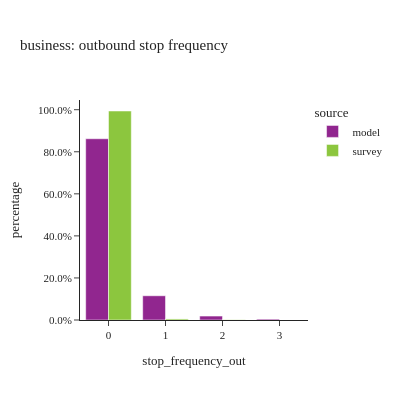
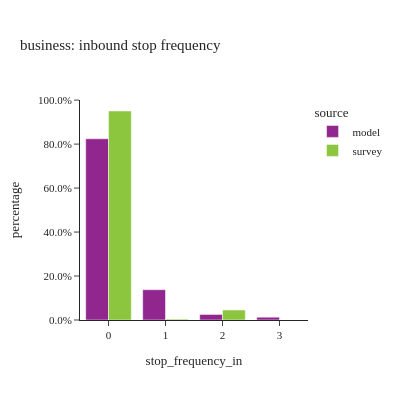
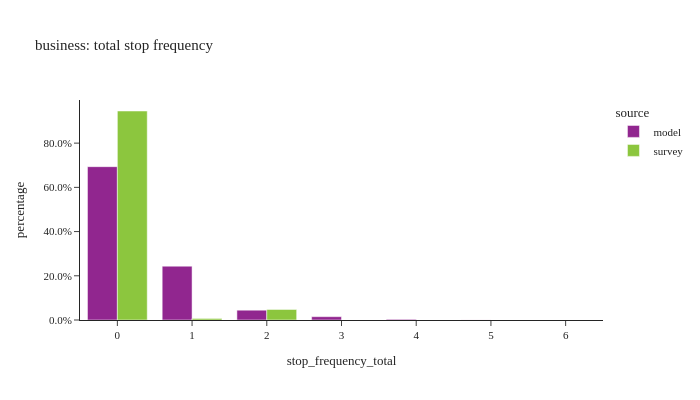

The cell these charts' notebook holds for them, in order:
### Code cell
#| layout: [[1,1], [1]]
stopfreq_by_tourtype(tour_data, "business")

### Figure 1 — Plotly figure (JSON) as saved in the notebook; plotly's stock layout.template omitted (floating-point values rounded to 4 significant figures)
{"data": [{"alignmentgroup": "True", "customdata": [[43107], [5761], [939], [208]], "hovertemplate": "source=model<br>stop_frequency_out=%{x}<br>percentage=%{y}<br>sample_size=%{customdata[0]}<extra></extra>", "legendgroup": "model", "marker": {"color": "#91268F", "pattern": {"shape": ""}}, "name": "model", "offsetgroup": "model", "orientation": "v", "showlegend": true, "textposition": "auto", "type": "bar", "x": ["0", "1", "2", "3"], "xaxis": "x", "y": [0.8619, 0.1152, 0.01877, 0.004159], "yaxis": "y"}, {"alignmentgroup": "True", "customdata": [[56], [5], [1], [1]], "hovertemplate": "source=survey<br>stop_frequency_out=%{x}<br>percentage=%{y}<br>sample_size=%{customdata[0]}<extra></extra>", "legendgroup": "survey", "marker": {"color": "#8CC63E", "pattern": {"shape": ""}}, "name": "survey", "offsetgroup": "survey", "orientation": "v", "showlegend": true, "textposition": "auto", "type": "bar", "x": ["0", "1", "2", "3"], "xaxis": "x", "y": [0.9939, 0.005057, 0.001076, 0.0], "yaxis": "y"}], "layout": {"barmode": "group", "height": 400, "legend": {"title": {"text": "source"}, "tracegroupgap": 0}, "title": {"text": "business: outbound stop frequency"}, "width": 400, "xaxis": {"anchor": "y", "domain": [0, 1], "title": {"text": "stop_frequency_out"}}, "yaxis": {"anchor": "x", "domain": [0, 1], "tickformat": ".1%", "title": {"text": "percentage"}}}}

### Figure 2 — Plotly figure (JSON) as saved in the notebook; plotly's stock layout.template omitted (floating-point values rounded to 4 significant figures)
{"data": [{"alignmentgroup": "True", "customdata": [[41221], [6893], [1262], [639]], "hovertemplate": "source=model<br>stop_frequency_in=%{x}<br>percentage=%{y}<br>sample_size=%{customdata[0]}<extra></extra>", "legendgroup": "model", "marker": {"color": "#91268F", "pattern": {"shape": ""}}, "name": "model", "offsetgroup": "model", "orientation": "v", "showlegend": true, "textposition": "auto", "type": "bar", "x": ["0", "1", "2", "3"], "xaxis": "x", "y": [0.8242, 0.1378, 0.02523, 0.01278], "yaxis": "y"}, {"alignmentgroup": "True", "customdata": [[54], [7], [1], [1]], "hovertemplate": "source=survey<br>stop_frequency_in=%{x}<br>percentage=%{y}<br>sample_size=%{customdata[0]}<extra></extra>", "legendgroup": "survey", "marker": {"color": "#8CC63E", "pattern": {"shape": ""}}, "name": "survey", "offsetgroup": "survey", "orientation": "v", "showlegend": true, "textposition": "auto", "type": "bar", "x": ["0", "1", "2", "3"], "xaxis": "x", "y": [0.9505, 0.003988, 0.04549, 0.0], "yaxis": "y"}], "layout": {"barmode": "group", "height": 400, "legend": {"title": {"text": "source"}, "tracegroupgap": 0}, "title": {"text": "business: inbound stop frequency"}, "width": 400, "xaxis": {"anchor": "y", "domain": [0, 1], "title": {"text": "stop_frequency_in"}}, "yaxis": {"anchor": "x", "domain": [0, 1], "tickformat": ".1%", "title": {"text": "percentage"}}}}

### Figure 3 — Plotly figure (JSON) as saved in the notebook; plotly's stock layout.template omitted (floating-point values rounded to 4 significant figures)
{"data": [{"alignmentgroup": "True", "customdata": [[34689], [12181], [2218], [752], [156], [14], [5]], "hovertemplate": "source=model<br>stop_frequency_total=%{x}<br>percentage=%{y}<br>sample_size=%{customdata[0]}<extra></extra>", "legendgroup": "model", "marker": {"color": "#91268F", "pattern": {"shape": ""}}, "name": "model", "offsetgroup": "model", "orientation": "v", "showlegend": true, "textposition": "auto", "type": "bar", "x": [0.0, 1.0, 2.0, 3.0, 4.0, 5.0, 6.0], "xaxis": "x", "y": [0.6936, 0.2435, 0.04435, 0.01504, 0.003119, 0.0002799, 9.997e-05], "yaxis": "y"}, {"alignmentgroup": "True", "customdata": [[51], [6], [5], [1]], "hovertemplate": "source=survey<br>stop_frequency_total=%{x}<br>percentage=%{y}<br>sample_size=%{customdata[0]}<extra></extra>", "legendgroup": "survey", "marker": {"color": "#8CC63E", "pattern": {"shape": ""}}, "name": "survey", "offsetgroup": "survey", "orientation": "v", "showlegend": true, "textposition": "auto", "type": "bar", "x": [0.0, 1.0, 2.0, 6.0], "xaxis": "x", "y": [0.9454, 0.007036, 0.04757, 0.0], "yaxis": "y"}], "layout": {"barmode": "group", "height": 400, "legend": {"title": {"text": "source"}, "tracegroupgap": 0}, "title": {"text": "business: total stop frequency"}, "width": 700, "xaxis": {"anchor": "y", "domain": [0, 1], "title": {"text": "stop_frequency_total"}}, "yaxis": {"anchor": "x", "domain": [0, 1], "tickformat": ".1%", "title": {"text": "percentage"}}}}
